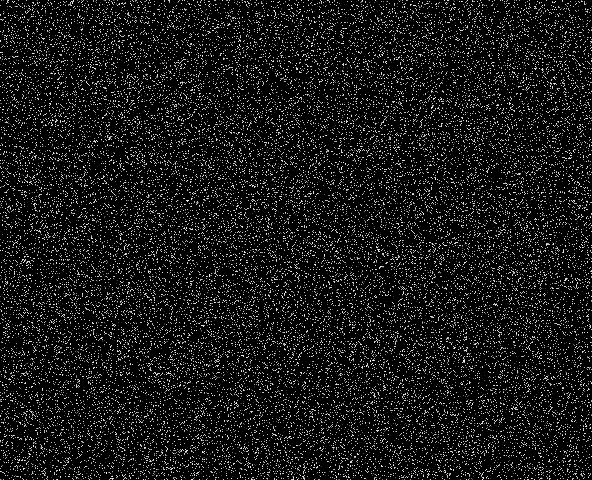
#> input picture scrambled.jpg, 592 x 480 px
$ python unscramble_img.py
#> lines starting #> are read from the running program, lines starting #| are printed output that depends on the picture
#!/usr/bin/env python
# coding: utf-8

# In[15]:


#Import all necessary modules
from PIL import Image
import numpy as np
import random


# In[16]:


#Read image: downloaded from source
filename = 'scrambled.jpg'
img = Image.open(filename)
#> img is the input picture: PIL image 592x480 L; min 0, max 247, mean 24.4

#Display information about file
print('Image dimensions: ', img.size)
#| Image dimensions:  (592, 480)
print('Total number of pixels, ', img.size[0]*img.size[1])
#| Total number of pixels,  284160

#Transform 2D array of pixels to 1D array
img_1d = np.asarray(img).flatten()


# In[21]:


#Read the text file containing shuffled index list
f = open('shuffle_indecies.txt', 'r')
#> (reads shuffle_indecies.txt from the repository)
file_content = f.read().split('\n')

#Convert the string to integer values and store in dict
#key, value: index, pixel values
l = {}
iterator = 0
for element in file_content:
    l[int(element)] = img_1d[iterator]
    iterator+=1
#> after the loop, iterator = 284160; l = 284160 items
#Sort the dictionary values with keys and store pixel values in list
pix_vals = []
for element in sorted(l):
    pix_vals.append(l[element])
#> after the loop, pix_vals = 284160 items

#convert to ndarray
pix_vals = np.asarray(pix_vals)
pix_vals


# In[24]:


#Reshape to 2D and store unscrambled image
pix_vals = pix_vals.reshape(480, 592)
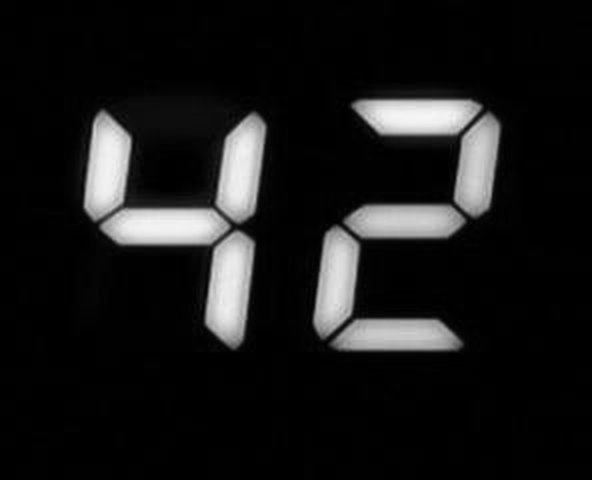
#> pix_vals: shape (480, 592); min 0, max 247, mean 24.4
unscrambled_img = Image.fromarray(pix_vals)
unscrambled_img.show()
#Save image
unscrambled_img.save('unscrambled.jpg')


# In[ ]:
